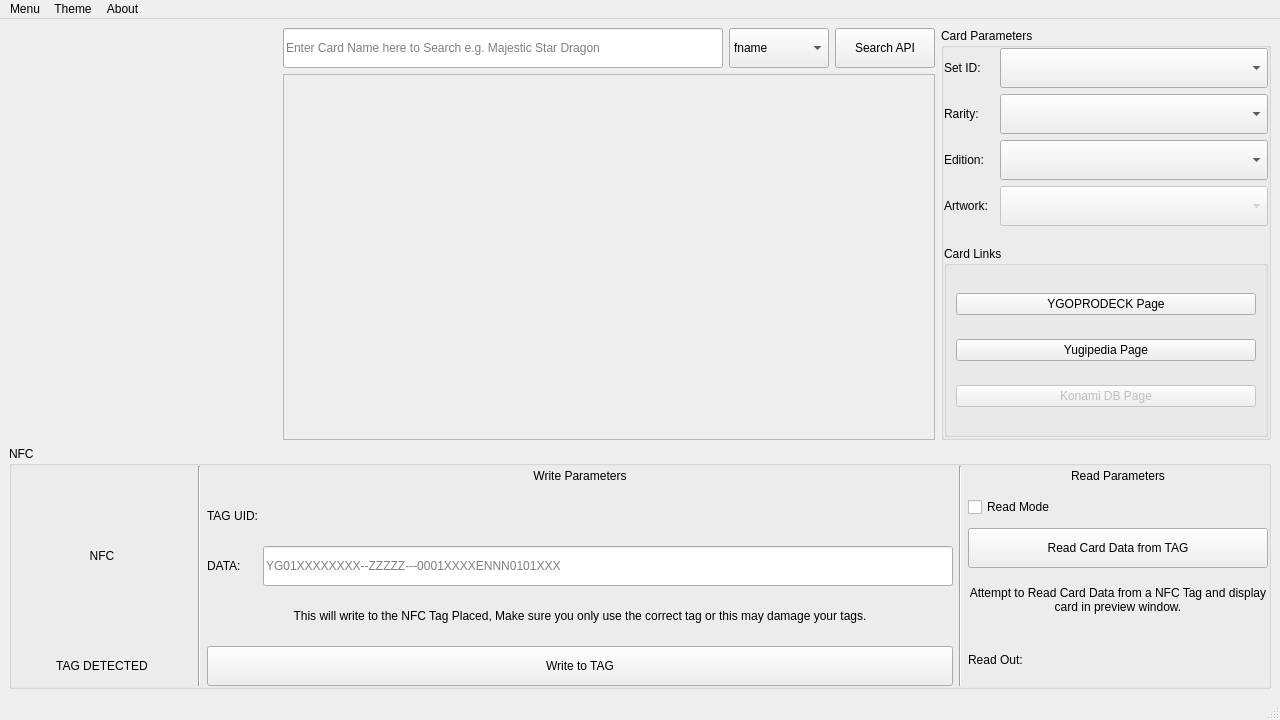
<?xml version="1.0" encoding="UTF-8"?>
<ui version="4.0">
 <class>MainWindow</class>
 <widget class="QMainWindow" name="MainWindow">
  <property name="geometry">
   <rect>
    <x>0</x>
    <y>0</y>
    <width>1280</width>
    <height>720</height>
   </rect>
  </property>
  <property name="minimumSize">
   <size>
    <width>1280</width>
    <height>720</height>
   </size>
  </property>
  <property name="windowTitle">
   <string>MainWindow</string>
  </property>
  <widget class="QWidget" name="centralwidget">
   <layout class="QVBoxLayout" name="verticalLayout_6">
    <item>
     <layout class="QHBoxLayout" name="horizontalLayout">
      <item>
       <widget class="QLabel" name="lbl_preview_img">
        <property name="minimumSize">
         <size>
          <width>268</width>
          <height>391</height>
         </size>
        </property>
        <property name="maximumSize">
         <size>
          <width>268</width>
          <height>391</height>
         </size>
        </property>
        <property name="cursor">
         <cursorShape>CrossCursor</cursorShape>
        </property>
        <property name="styleSheet">
         <string notr="true">border-radius: 20px;</string>
        </property>
        <property name="text">
         <string/>
        </property>
        <property name="scaledContents">
         <bool>true</bool>
        </property>
       </widget>
      </item>
      <item>
       <layout class="QVBoxLayout" name="verticalLayout">
        <item>
         <layout class="QHBoxLayout" name="hl_search">
          <item>
           <widget class="QLineEdit" name="le_card_name">
            <property name="minimumSize">
             <size>
              <width>420</width>
              <height>40</height>
             </size>
            </property>
            <property name="placeholderText">
             <string>Enter Card Name here to Search e.g. Majestic Star Dragon</string>
            </property>
           </widget>
          </item>
          <item>
           <widget class="QComboBox" name="cmb_search_type">
            <property name="minimumSize">
             <size>
              <width>100</width>
              <height>40</height>
             </size>
            </property>
            <property name="toolTip">
             <string>&lt;html&gt;&lt;head/&gt;&lt;body&gt;&lt;p&gt;fname = fuzzy search (Use this to get all cards with the name you entered).&lt;/p&gt;&lt;p&gt;&lt;br/&gt;&lt;/p&gt;&lt;p&gt;name = exact of card as its spelled on the card itself.&lt;/p&gt;&lt;p&gt;&lt;br/&gt;&lt;/p&gt;&lt;p&gt;id= passcode of the card (Number at the bottom right of the card.)&lt;/p&gt;&lt;/body&gt;&lt;/html&gt;</string>
            </property>
            <item>
             <property name="text">
              <string>fname</string>
             </property>
            </item>
            <item>
             <property name="text">
              <string>name</string>
             </property>
            </item>
            <item>
             <property name="text">
              <string>id</string>
             </property>
            </item>
           </widget>
          </item>
          <item>
           <widget class="QPushButton" name="bttn_card_search">
            <property name="minimumSize">
             <size>
              <width>100</width>
              <height>40</height>
             </size>
            </property>
            <property name="toolTip">
             <string>Search for Cards.</string>
            </property>
            <property name="text">
             <string>Search API</string>
            </property>
           </widget>
          </item>
         </layout>
        </item>
        <item>
         <widget class="QFrame" name="frame_lib">
          <property name="sizePolicy">
           <sizepolicy hsizetype="Preferred" vsizetype="Preferred">
            <horstretch>0</horstretch>
            <verstretch>30</verstretch>
           </sizepolicy>
          </property>
          <property name="minimumSize">
           <size>
            <width>630</width>
            <height>300</height>
           </size>
          </property>
          <property name="frameShape">
           <enum>QFrame::StyledPanel</enum>
          </property>
          <property name="frameShadow">
           <enum>QFrame::Raised</enum>
          </property>
          <layout class="QVBoxLayout" name="verticalLayout_7">
           <property name="sizeConstraint">
            <enum>QLayout::SetDefaultConstraint</enum>
           </property>
           <property name="leftMargin">
            <number>0</number>
           </property>
           <property name="topMargin">
            <number>0</number>
           </property>
           <property name="rightMargin">
            <number>0</number>
           </property>
           <property name="bottomMargin">
            <number>0</number>
           </property>
           <item>
            <widget class="QListWidget" name="listWidget">
             <property name="sizePolicy">
              <sizepolicy hsizetype="Expanding" vsizetype="Expanding">
               <horstretch>0</horstretch>
               <verstretch>0</verstretch>
              </sizepolicy>
             </property>
             <property name="styleSheet">
              <string notr="true">background-color: transparent;</string>
             </property>
             <property name="verticalScrollBarPolicy">
              <enum>Qt::ScrollBarAsNeeded</enum>
             </property>
             <property name="horizontalScrollBarPolicy">
              <enum>Qt::ScrollBarAlwaysOff</enum>
             </property>
             <property name="sizeAdjustPolicy">
              <enum>QAbstractScrollArea::AdjustToContents</enum>
             </property>
             <property name="showDropIndicator" stdset="0">
              <bool>false</bool>
             </property>
             <property name="dragDropMode">
              <enum>QAbstractItemView::NoDragDrop</enum>
             </property>
             <property name="defaultDropAction">
              <enum>Qt::IgnoreAction</enum>
             </property>
             <property name="selectionMode">
              <enum>QAbstractItemView::NoSelection</enum>
             </property>
             <property name="verticalScrollMode">
              <enum>QAbstractItemView::ScrollPerPixel</enum>
             </property>
             <property name="flow">
              <enum>QListView::LeftToRight</enum>
             </property>
             <property name="isWrapping" stdset="0">
              <bool>true</bool>
             </property>
             <property name="resizeMode">
              <enum>QListView::Adjust</enum>
             </property>
             <property name="spacing">
              <number>10</number>
             </property>
             <property name="gridSize">
              <size>
               <width>103</width>
               <height>138</height>
              </size>
             </property>
            </widget>
           </item>
          </layout>
         </widget>
        </item>
       </layout>
      </item>
      <item>
       <widget class="QGroupBox" name="groupBox">
        <property name="minimumSize">
         <size>
          <width>330</width>
          <height>0</height>
         </size>
        </property>
        <property name="title">
         <string>Card Parameters</string>
        </property>
        <layout class="QVBoxLayout" name="verticalLayout_2">
         <property name="leftMargin">
          <number>0</number>
         </property>
         <property name="topMargin">
          <number>0</number>
         </property>
         <property name="rightMargin">
          <number>0</number>
         </property>
         <property name="bottomMargin">
          <number>0</number>
         </property>
         <item>
          <layout class="QFormLayout" name="formLayout">
           <item row="0" column="0">
            <widget class="QLabel" name="lbl_setid">
             <property name="minimumSize">
              <size>
               <width>50</width>
               <height>40</height>
              </size>
             </property>
             <property name="text">
              <string>Set ID:</string>
             </property>
            </widget>
           </item>
           <item row="0" column="1">
            <widget class="QComboBox" name="cmb_setid">
             <property name="minimumSize">
              <size>
               <width>0</width>
               <height>40</height>
              </size>
             </property>
            </widget>
           </item>
           <item row="1" column="0">
            <widget class="QLabel" name="lbl_rarity">
             <property name="minimumSize">
              <size>
               <width>50</width>
               <height>40</height>
              </size>
             </property>
             <property name="text">
              <string>Rarity:</string>
             </property>
            </widget>
           </item>
           <item row="1" column="1">
            <widget class="QComboBox" name="cmb_rarity">
             <property name="minimumSize">
              <size>
               <width>0</width>
               <height>40</height>
              </size>
             </property>
            </widget>
           </item>
           <item row="2" column="0">
            <widget class="QLabel" name="lbl_edition">
             <property name="minimumSize">
              <size>
               <width>50</width>
               <height>40</height>
              </size>
             </property>
             <property name="text">
              <string>Edition:</string>
             </property>
            </widget>
           </item>
           <item row="2" column="1">
            <widget class="QComboBox" name="cmb_edition">
             <property name="enabled">
              <bool>true</bool>
             </property>
             <property name="minimumSize">
              <size>
               <width>0</width>
               <height>40</height>
              </size>
             </property>
            </widget>
           </item>
           <item row="3" column="0">
            <widget class="QLabel" name="lbl_artwork">
             <property name="minimumSize">
              <size>
               <width>50</width>
               <height>40</height>
              </size>
             </property>
             <property name="text">
              <string>Artwork:</string>
             </property>
            </widget>
           </item>
           <item row="3" column="1">
            <widget class="QComboBox" name="cmb_artwork">
             <property name="enabled">
              <bool>false</bool>
             </property>
             <property name="minimumSize">
              <size>
               <width>0</width>
               <height>40</height>
              </size>
             </property>
            </widget>
           </item>
          </layout>
         </item>
         <item>
          <widget class="QGroupBox" name="groupBox_3">
           <property name="title">
            <string>Card Links</string>
           </property>
           <layout class="QVBoxLayout" name="verticalLayout_8">
            <item>
             <widget class="QPushButton" name="bttn_launch_ygoprodeck">
              <property name="text">
               <string>YGOPRODECK Page</string>
              </property>
             </widget>
            </item>
            <item>
             <widget class="QPushButton" name="bttn_launch_yugipedia">
              <property name="text">
               <string>Yugipedia Page</string>
              </property>
             </widget>
            </item>
            <item>
             <widget class="QPushButton" name="bttn_launch_konamidbpage">
              <property name="enabled">
               <bool>false</bool>
              </property>
              <property name="text">
               <string>Konami DB Page</string>
              </property>
             </widget>
            </item>
           </layout>
          </widget>
         </item>
        </layout>
       </widget>
      </item>
     </layout>
    </item>
    <item>
     <widget class="QGroupBox" name="groupBox_2">
      <property name="minimumSize">
       <size>
        <width>1250</width>
        <height>0</height>
       </size>
      </property>
      <property name="maximumSize">
       <size>
        <width>16777215</width>
        <height>243</height>
       </size>
      </property>
      <property name="title">
       <string>NFC</string>
      </property>
      <layout class="QHBoxLayout" name="horizontalLayout_4">
       <property name="leftMargin">
        <number>0</number>
       </property>
       <property name="topMargin">
        <number>0</number>
       </property>
       <property name="rightMargin">
        <number>0</number>
       </property>
       <property name="bottomMargin">
        <number>0</number>
       </property>
       <item>
        <layout class="QVBoxLayout" name="verticalLayout_3">
         <item>
          <widget class="QLabel" name="lbl_nfc_img">
           <property name="minimumSize">
            <size>
             <width>180</width>
             <height>180</height>
            </size>
           </property>
           <property name="maximumSize">
            <size>
             <width>180</width>
             <height>180</height>
            </size>
           </property>
           <property name="text">
            <string>NFC</string>
           </property>
           <property name="alignment">
            <set>Qt::AlignCenter</set>
           </property>
          </widget>
         </item>
         <item>
          <widget class="QLabel" name="lbl_tag_detection">
           <property name="minimumSize">
            <size>
             <width>180</width>
             <height>40</height>
            </size>
           </property>
           <property name="maximumSize">
            <size>
             <width>180</width>
             <height>16777215</height>
            </size>
           </property>
           <property name="text">
            <string>TAG DETECTED</string>
           </property>
           <property name="alignment">
            <set>Qt::AlignCenter</set>
           </property>
          </widget>
         </item>
        </layout>
       </item>
       <item>
        <widget class="Line" name="line_2">
         <property name="orientation">
          <enum>Qt::Vertical</enum>
         </property>
        </widget>
       </item>
       <item>
        <layout class="QVBoxLayout" name="verticalLayout_4">
         <item>
          <widget class="QLabel" name="label_4">
           <property name="minimumSize">
            <size>
             <width>0</width>
             <height>20</height>
            </size>
           </property>
           <property name="maximumSize">
            <size>
             <width>16777215</width>
             <height>20</height>
            </size>
           </property>
           <property name="text">
            <string>Write Parameters</string>
           </property>
           <property name="alignment">
            <set>Qt::AlignCenter</set>
           </property>
          </widget>
         </item>
         <item>
          <widget class="QLabel" name="lbl_taguid">
           <property name="minimumSize">
            <size>
             <width>200</width>
             <height>40</height>
            </size>
           </property>
           <property name="text">
            <string>TAG UID:</string>
           </property>
          </widget>
         </item>
         <item>
          <layout class="QHBoxLayout" name="horizontalLayout_2">
           <item>
            <widget class="QLabel" name="label">
             <property name="minimumSize">
              <size>
               <width>50</width>
               <height>40</height>
              </size>
             </property>
             <property name="text">
              <string>DATA:</string>
             </property>
            </widget>
           </item>
           <item>
            <widget class="QLineEdit" name="le_finalstring">
             <property name="minimumSize">
              <size>
               <width>200</width>
               <height>40</height>
              </size>
             </property>
             <property name="readOnly">
              <bool>true</bool>
             </property>
             <property name="placeholderText">
              <string>YG01XXXXXXXX--ZZZZZ---0001XXXXENNN0101XXX</string>
             </property>
            </widget>
           </item>
          </layout>
         </item>
         <item>
          <widget class="QLabel" name="label_2">
           <property name="minimumSize">
            <size>
             <width>0</width>
             <height>30</height>
            </size>
           </property>
           <property name="text">
            <string>&lt;html&gt;&lt;head/&gt;&lt;body&gt;&lt;p&gt;This will write to the NFC Tag Placed, Make sure you only use the correct tag or this may damage your tags.&lt;/p&gt;&lt;/body&gt;&lt;/html&gt;</string>
           </property>
           <property name="alignment">
            <set>Qt::AlignCenter</set>
           </property>
           <property name="wordWrap">
            <bool>true</bool>
           </property>
          </widget>
         </item>
         <item>
          <widget class="QPushButton" name="bttn_write">
           <property name="minimumSize">
            <size>
             <width>300</width>
             <height>40</height>
            </size>
           </property>
           <property name="text">
            <string>Write to TAG</string>
           </property>
          </widget>
         </item>
        </layout>
       </item>
       <item>
        <widget class="Line" name="line">
         <property name="orientation">
          <enum>Qt::Vertical</enum>
         </property>
        </widget>
       </item>
       <item>
        <layout class="QVBoxLayout" name="verticalLayout_5">
         <item>
          <widget class="QLabel" name="label_5">
           <property name="minimumSize">
            <size>
             <width>0</width>
             <height>20</height>
            </size>
           </property>
           <property name="maximumSize">
            <size>
             <width>16777215</width>
             <height>20</height>
            </size>
           </property>
           <property name="text">
            <string>Read Parameters</string>
           </property>
           <property name="alignment">
            <set>Qt::AlignCenter</set>
           </property>
          </widget>
         </item>
         <item>
          <widget class="QCheckBox" name="chk_readonly">
           <property name="minimumSize">
            <size>
             <width>0</width>
             <height>30</height>
            </size>
           </property>
           <property name="toolTip">
            <string>&lt;html&gt;&lt;head/&gt;&lt;body&gt;&lt;p&gt;Enabling this will put the program in read only mode that will automatically update each card scanned into the preview window.&lt;/p&gt;&lt;p&gt;Disabling this will resume normal functions.&lt;/p&gt;&lt;/body&gt;&lt;/html&gt;</string>
           </property>
           <property name="text">
            <string>Read Mode</string>
           </property>
          </widget>
         </item>
         <item>
          <widget class="QPushButton" name="bttn_readtag">
           <property name="minimumSize">
            <size>
             <width>300</width>
             <height>40</height>
            </size>
           </property>
           <property name="text">
            <string>Read Card Data from TAG</string>
           </property>
          </widget>
         </item>
         <item>
          <widget class="QLabel" name="label_3">
           <property name="minimumSize">
            <size>
             <width>0</width>
             <height>30</height>
            </size>
           </property>
           <property name="text">
            <string>&lt;html&gt;&lt;head/&gt;&lt;body&gt;&lt;p align=&quot;center&quot;&gt;Attempt to Read Card Data from a NFC Tag and display card in preview window.&lt;/p&gt;&lt;/body&gt;&lt;/html&gt;</string>
           </property>
           <property name="alignment">
            <set>Qt::AlignCenter</set>
           </property>
           <property name="wordWrap">
            <bool>true</bool>
           </property>
          </widget>
         </item>
         <item>
          <widget class="QLabel" name="lbl_read_console">
           <property name="minimumSize">
            <size>
             <width>300</width>
             <height>40</height>
            </size>
           </property>
           <property name="text">
            <string>Read Out: </string>
           </property>
          </widget>
         </item>
        </layout>
       </item>
      </layout>
     </widget>
    </item>
   </layout>
  </widget>
  <widget class="QMenuBar" name="menubar">
   <property name="geometry">
    <rect>
     <x>0</x>
     <y>0</y>
     <width>1280</width>
     <height>21</height>
    </rect>
   </property>
   <widget class="QMenu" name="menuMenu">
    <property name="title">
     <string>Menu</string>
    </property>
    <addaction name="actionLoad_Cards_from_DB"/>
   </widget>
   <widget class="QMenu" name="menuAbout">
    <property name="title">
     <string>About</string>
    </property>
    <addaction name="actionCreated_by_SideswipeeZ"/>
    <addaction name="actionUsing_YGOPRODECK_API"/>
    <addaction name="actionPySide6_Qt_Designer"/>
    <addaction name="actionpyscard"/>
    <addaction name="actionqt_material"/>
   </widget>
   <widget class="QMenu" name="menuTheme">
    <property name="title">
     <string>Theme</string>
    </property>
    <addaction name="actionLight"/>
    <addaction name="actionDark"/>
   </widget>
   <addaction name="menuMenu"/>
   <addaction name="menuTheme"/>
   <addaction name="menuAbout"/>
  </widget>
  <widget class="QStatusBar" name="statusbar"/>
  <action name="actionLoad_Cards_from_DB">
   <property name="text">
    <string>Load Cards from DB</string>
   </property>
  </action>
  <action name="actionCreated_by_SideswipeeZ">
   <property name="text">
    <string>Created by SideswipeeZ</string>
   </property>
  </action>
  <action name="actionUsing_YGOPRODECK_API">
   <property name="text">
    <string>Using YGOPRODECK API</string>
   </property>
  </action>
  <action name="actionBuilt_Using_PySide6">
   <property name="text">
    <string>Built Using PySide6</string>
   </property>
  </action>
  <action name="actionLight">
   <property name="text">
    <string>Light</string>
   </property>
  </action>
  <action name="actionDark">
   <property name="text">
    <string>Dark</string>
   </property>
  </action>
  <action name="actionPySide6_Qt_Designer">
   <property name="text">
    <string>PySide6/Qt Designer</string>
   </property>
  </action>
  <action name="actionpyscard">
   <property name="text">
    <string>pyscard</string>
   </property>
  </action>
  <action name="actionqt_material">
   <property name="text">
    <string>qt_material</string>
   </property>
  </action>
 </widget>
 <resources/>
 <connections/>
</ui>
